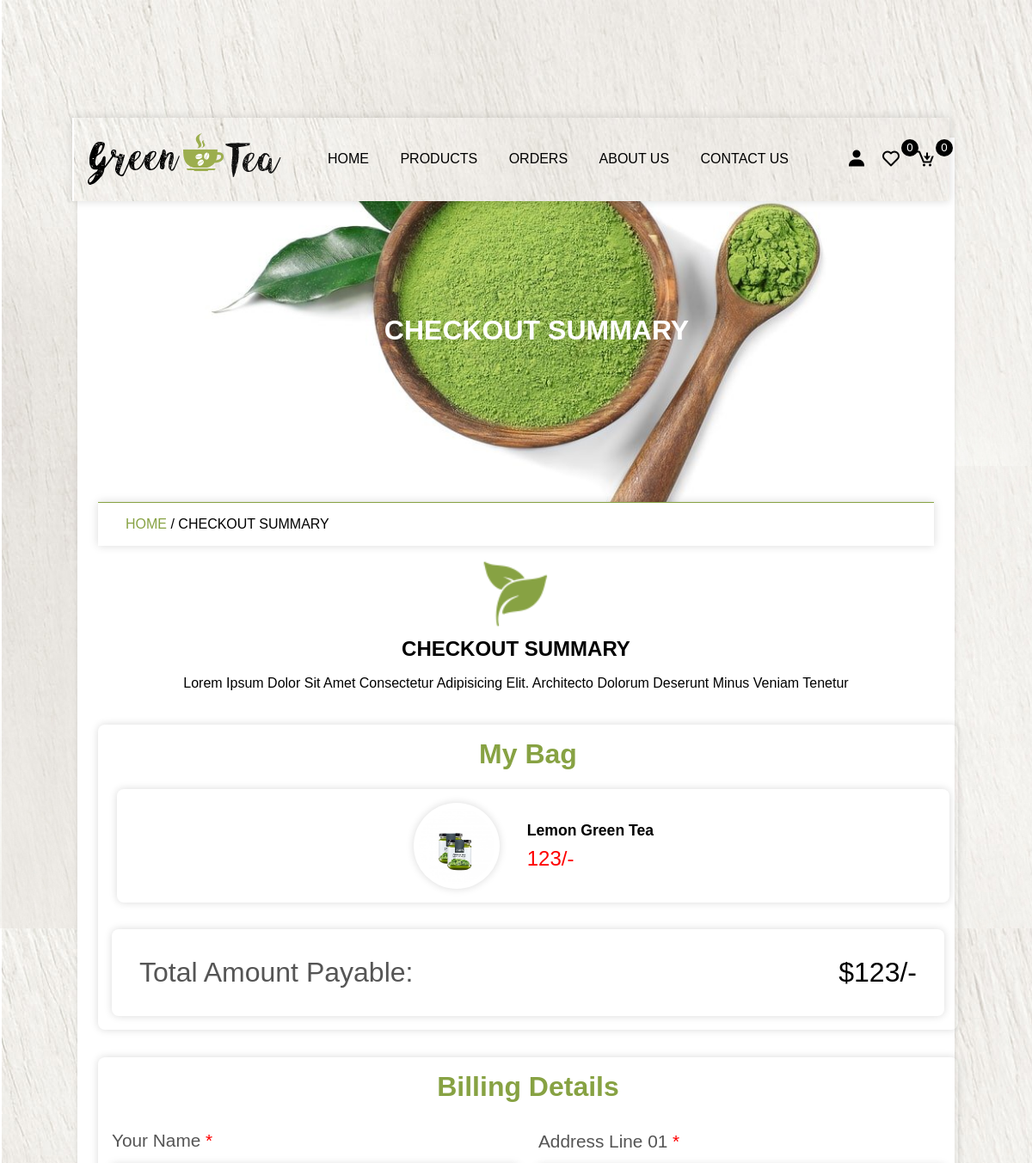
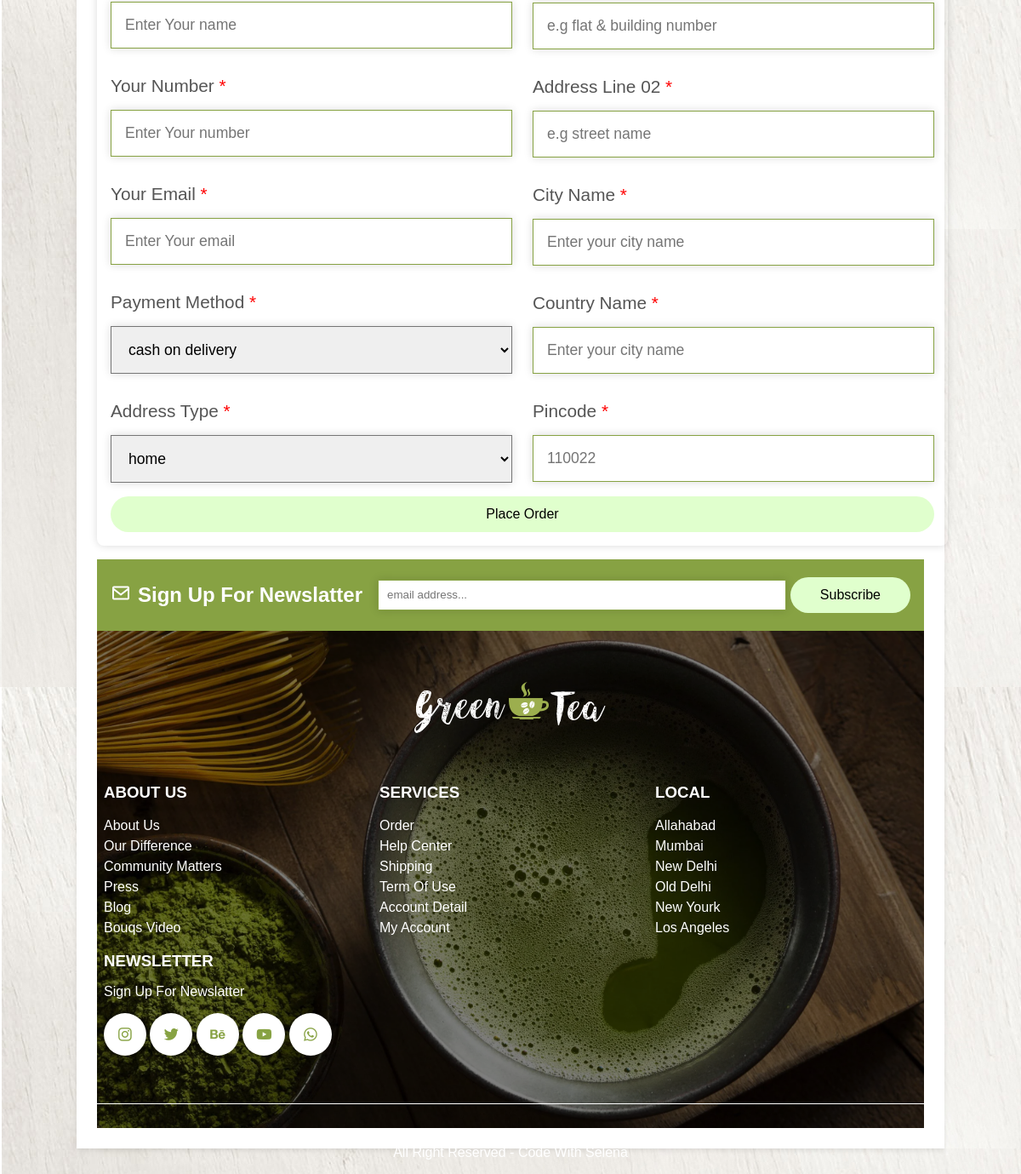
The app's page /checkout.php?get_id=BLTtlhOgq1cuz7plh4Ia with its own data (2 pictures, top to bottom).
### tables this page shows
CREATE TABLE `products` (
  `id` varchar(255) NOT NULL,
  `name` varchar(255) NOT NULL,
  `price` varchar(255) NOT NULL,
  `image` varchar(255) NOT NULL,
  `product_detail` varchar(500) NOT NULL,
  `status` varchar(100) NOT NULL
);

### checkout.php (the view, shortened to what this page needs)
<?php
 include 'components/connection.php';
?>
<!DOCTYPE html>
<html lang="en">
<head>
	<link href='https://unpkg.com/boxicons@2.1.4/css/boxicons.min.css' rel='stylesheet'>
</head>
<body>
	<?php include 'components/header.php'; ?>
	<div class="main">
		<div class="banner">
			<h1>checkout summary</h1>
		</div>
		<div class="title2">
			<a href="home.php">home </a><span>/ checkout summary</span>
		</div>
		<section class="checkout">
			<div class="title">
				<img src="img/download.png" class="logo">
				<h1>checkout summary</h1>
				<p>Lorem ipsum dolor sit amet consectetur adipisicing elit. Architecto dolorum deserunt minus veniam
                    tenetur
                </p>
            </div>
                <div class="row">
                	<form method="post">
                		<h3>billing details</h3>
                		<div class="flex">
                			<div class="box">
                				<div class="input-field">
                					<p>your name <span>*</span></p>
                					<input type="text" name="name" required maxlength="50" placeholder="Enter Your name" class="input">
                				</div>
                				<div class="input-field">
                					<p>your number <span>*</span></p>
                					<input type="number" name="number" required maxlength="10" placeholder="Enter Your number" class="input">
                				</div>
                				<div class="input-field">
                					<p>your email <span>*</span></p>
                					<input type="email" name="email" required maxlength="50" placeholder="Enter Your email" class="input">
                				</div>
                				<div class="input-field">
                					<p>payment method <span>*</span></p>
                					<select name="method" class="input">
                						<option value="cash on delivery">cash on delivery</option>
                					</select>
                				</div>
                				<div class="input-field">
                					<p>address type <span>*</span></p>
                					<select name="address_type" class="input">
                						<option value="home">home</option>
                					</select>
                				</div>
                			</div>
                			<div class="box">
                				<div class="input-field">
                					<p>address line 01 <span>*</span></p>
                					<input type="text" name="flat" required maxlength="50" placeholder="e.g flat & building number" class="input">
                				</div>
                				<div class="input-field">
                					<p>address line 02 <span>*</span></p>
                					<input type="text" name="street" required maxlength="50" placeholder="e.g street name" class="input">
                				</div>
                				<div class="input-field">
                					<p>city name <span>*</span></p>
                					<input type="text" name="city" required maxlength="50" placeholder="Enter your city name" class="input">
                				</div>
                				<div class="input-field">
                					<p>country name <span>*</span></p>
                					<input type="text" name="country" required maxlength="50" placeholder="Enter your city name" class="input">
                				</div>
                				<div class="input-field">
                					<p>pincode <span>*</span></p>
                					<input type="text" name="pincode" required maxlength="6" placeholder="110022" min="0" max="999999" class="input">
                				</div>
                			</div>
                		</div>
                		<button type="submit" name="place_order" class="btn">place order</button>
                	</form>
                	<div class="summary">
                		<h3>my bag</h3>
                		<div class="box-container">
                			<?php
                				$grand_total=0;
                				if (isset($_GET['get_id'])) {
                					$select_get = $conn->prepare("SELECT * FROM `products` WHERE id=?");
                					$select_get->execute([$_GET['get_id']]);
                					while($fetch_get = $select_get->fetch(PDO::FETCH_ASSOC)){
                						$sub_total = $fetch_get['price'];
                						$grand_total+=$sub_total;
                			?>
                			<div class="flex">
                				<img src="image/<?=$fetch_get['image']; ?>" class="image">
                				<div>
                					<h3 class="name"><?=$fetch_get['name']; ?></h3>
                					<p class="price"><?=$fetch_get['price']; ?>/-</p>
                				</div>
                			</div>
                			<?php
                					}
                				}
                			?>
                		</div>
                		<div class="grand-total"><span>total amount payable: </span>$<?= $grand_total ?>/-</div>
                	</div>
			</div>
		</section>
		<?php include 'components/footer.php'; ?>
	</div>
</body>
</html>

### records on screen
products: image (picture), name "Lemon Green Tea", price "123"

### other values on screen
$total_wishlist_items "0"
$total_cart_items "0"
$grand_total "123"
